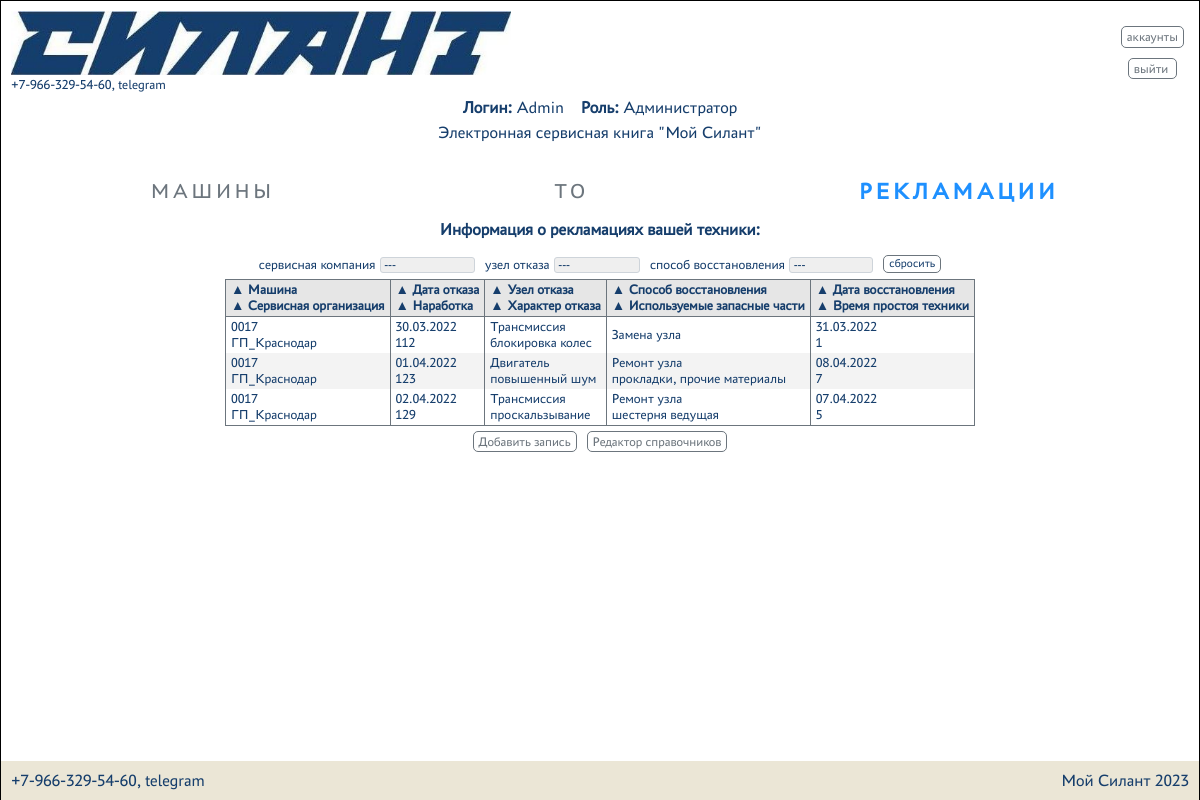
Page /reclamations (signed in) on the committed database.
### silant/models.py (models this page shows, shortened)
class Reclamations(models.Model):
    machine = models.ForeignKey(Machine, on_delete=models.CASCADE, verbose_name='Машина')
    service_company = models.ForeignKey(ServiceCompany, on_delete=models.CASCADE, verbose_name='Сервисная организация')
    date_of_refusal = models.DateField(verbose_name='Дата отказа')
    operating_time = models.IntegerField(verbose_name='Наработка м/час')
    failure_node = models.TextField(verbose_name='Узел отказа')
    description_failure = models.ForeignKey(DescriptionFailure, on_delete=models.CASCADE,
                                            verbose_name='Характер отказа')
    recovery_method = models.ForeignKey(RecoveryMethod, on_delete=models.CASCADE, verbose_name='Способ восстановления')
    parts_used = models.TextField(blank=True, verbose_name='Используемые запасные части')
    date_of_restoration = models.DateField(verbose_name='Дата восстановления')
    equipment_downtime = models.TextField(verbose_name='Время простоя техники')
    class Meta:
        verbose_name = 'Рекламации'
        verbose_name_plural = 'Рекламации'
        ordering = ['date_of_refusal']

class Machine(models.Model):
    factory_number = models.TextField(max_length=17, unique=True, db_index=True, verbose_name='Заводской номер')
    technique_model = models.ForeignKey(TechniqueModel, on_delete=models.CASCADE, db_index=True,
                                        verbose_name='Модель техники')
    engine_model = models.ForeignKey(EngineModel, on_delete=models.CASCADE, db_index=True,
                                     verbose_name='Модель двигателя')
    engine_number = models.TextField(max_length=17, verbose_name='Номер двигателя')
    transmission_model = models.ForeignKey(TransmissionModel, on_delete=models.CASCADE, db_index=True,
                                           verbose_name='Модель трансмиссии')
    transmission_number = models.TextField(max_length=50, verbose_name='Номер трансмиссии')
    drive_axle_model = models.ForeignKey(DriveAxleModel, on_delete=models.CASCADE, db_index=True,
                                         verbose_name='Модель ведущего моста')
    drive_axle_number = models.TextField(max_length=50, verbose_name='Номер ведущего моста')
    steerable_axle_model = models.ForeignKey(SteerableAxleModel, on_delete=models.CASCADE, db_index=True,
                                             verbose_name='Модель управляемого моста')
    steerable_axle_number = models.TextField(max_length=50, verbose_name='Номер управляемого моста')
    supply_contract = models.TextField(max_length=50, blank=True, verbose_name='Договор поставки №, дата.')
    date_of_shipment_from_the_factory = models.DateField(db_index=True, verbose_name='Дата отгрузки с завода')
    consignee = models.TextField(max_length=50, blank=True, verbose_name='Грузополучатель')
    delivery_address = models.TextField(max_length=300, blank=True, verbose_name='Адрес поставки')
    equipment = models.TextField(blank=True, verbose_name='Комплектация (доп. опции)')
    client = models.ForeignKey(CustomUser, on_delete=models.CASCADE, null=True, blank=True, verbose_name='Клиент')
    service_company = models.ForeignKey(ServiceCompany, null=True, on_delete=models.CASCADE, blank=True,
                                        verbose_name='Сервисная организация')
    def __str__(self):
        return f'{self.factory_number}'
    class Meta:
        verbose_name = 'Машины'
        verbose_name_plural = 'Машины'
        ordering = ['date_of_shipment_from_the_factory']

class ServiceCompany(models.Model):
    user = models.OneToOneField(CustomUser, on_delete=models.CASCADE, verbose_name='Имя пользователя')
    name = models.TextField(unique=True, verbose_name='Название')
    description = models.TextField(blank=True, verbose_name='Описание')
    def __str__(self):
        return f'{self.name}'
    class Meta:
        verbose_name = 'Сервисные компании'
        verbose_name_plural = 'Сервисные компании'

class DescriptionFailure(models.Model):
    name = models.TextField(verbose_name='Название')
    description = models.TextField(blank=True, verbose_name='Описание')
    def __str__(self):
        return f'{self.name}'
    class Meta:
        verbose_name = 'Характер отказа'
        verbose_name_plural = 'Характер отказа'

class RecoveryMethod(models.Model):
    name = models.TextField(verbose_name='Название')
    description = models.TextField(blank=True, verbose_name='Описание')
    def __str__(self):
        return f'{self.name}'
    class Meta:
        verbose_name = 'Способ восстановления'
        verbose_name_plural = 'Способ восстановления'

### silant/views.py (the view, shortened to what this page needs)
# urls.py: path('reclamations', ReclamationsList.as_view(), name='reclamations'),
class ReclamationsList(PermissionRequiredMixin, ListView):
    permission_required = 'silant.view_reclamations'
    model = Reclamations
    template_name = 'reclamations.html'
    context_object_name = 'reclamations'
    def get_context_data(self, *args, **kwargs):
        context = super().get_context_data(*args, **kwargs)
        if self.request.GET.get('clear'):
            self.request.session.pop('order_by3', None)
            self.request.session.pop('fn', None)
            self.request.session.pop('rm', None)
            self.request.session.pop('sc3', None)
        if self.request.GET.get('order_by'):
            self.request.session['order_by3'] = self.request.GET.get('order_by')
        if not 'order_by3' in self.request.session:
            self.request.session['order_by3'] = 'date_of_refusal'
        order_by = self.request.session['order_by3']
        if order_by in ['recovery_method', 'service_company']:
            order_by = order_by + "__name"
        if self.request.GET.get('fn'):
            self.request.session['fn'] = self.request.GET.get('fn')
        context['fn'] = self.request.session['fn'] if "fn" in self.request.session else '---'
        if self.request.GET.get('rm'):
            self.request.session['rm'] = self.request.GET.get('rm')
        context['rm'] = self.request.session['rm'] if "rm" in self.request.session else '---'
        if self.request.GET.get('sc'):
            self.request.session['sc3'] = self.request.GET.get('sc')
        context['sc'] = self.request.session['sc3'] if "sc3" in self.request.session else '---'
        qs = qs_filter = Reclamations.objects.all()
        if "fn" in self.request.session:
            qs = qs.filter(failure_node=self.request.session['fn'])
        if "rm" in self.request.session:
            filter = RecoveryMethod.objects.get(name=self.request.session['rm'])
            qs = qs.filter(recovery_method=filter)
        if "sc3" in self.request.session:
            filter = ServiceCompany.objects.get(name=self.request.session['sc3']).id
            qs = qs.filter(service_company=filter)
        if self.request.user.groups.filter(name='admin').exists() or self.request.user.groups.filter(name='manager').exists():
            context['failure_node'] = set(qs_filter.values_list('failure_node', flat=True))
            context['recovery_method'] = set(qs_filter.values_list('recovery_method__name', flat=True))
            context['service_company'] = set(qs_filter.values_list('service_company__name', flat=True))
            context['reclamations'] = qs.order_by(order_by)
        else:
            context['reclamations'] = []
        return context

### silant/templates/reclamations.html (shortened to what this page needs)
{% extends 'default.html' %}
{% load auth_extras %}
{% block content %}
    <div class="div_full_horizontal_content_space_around">
        <a class="button_menu " href="{% url 'info' %}" role="button">Машины</a>
        <a class="button_menu" href="{% url 'maintenance' %}" role="button">ТО</a>
        <a class="button_menu active" href="{% url 'reclamations' %}" role="button">Рекламации</a>
    </div>
    {% if reclamations %}
        <h4 class="center">Информация о рекламациях вашей техники:</h4>
    {% endif %}
    <div class="left-right-wrap">
        <div class="div_item_filter">
            <span class="select_name">сервисная компания</span>
            <select class="select_filter" onchange="window.location.assign('?sc=' + this.value);">
                <option value="{{ sc }}">&nbsp;{{ sc }}&nbsp;</option>
            </select>
        </div>
        <div class="div_item_filter">
            <span class="select_name">узел отказа</span>
            <select class="select_filter" onchange="window.location.assign('?fn=' + this.value);">
                <option value="{{ fn }}">&nbsp;{{ fn }}&nbsp;</option>
            </select>
        </div>
        <div class="div_item_filter">
            <span class="select_name">способ восстановления</span>
            <select class="select_filter" onchange="window.location.assign('?rm=' + this.value);">
                <option value="{{ rm }}">&nbsp;{{ rm }}&nbsp;</option>
            </select>
        </div>
        <div class="div_item_filter">
            <a title="Очистить фильтры" class="button_reset" href="?clear=clear" role="button">сбросить</a>
        </div>
    </div>
    {% if reclamations %}
        <table class="small_font">
        <tr>
            <th><a title="Сортировать" href="?order_by=machine">&#9650; </a>Машина<br>
                <a title="Сортировать" href="?order_by=service_company">&#9650; </a>Сервисная организация</th>
            <th><a title="Сортировать" href="?order_by=date_of_refusal">&#9650; </a>Дата отказа<br>
                <a title="Сортировать" href="?order_by=operating_time">&#9650; </a>Наработка</th>
            <th><a title="Сортировать" href="?order_by=failure_node">&#9650; </a>Узел отказа<br>
                <a title="Сортировать" href="?order_by=description_failure">&#9650; </a>Характер отказа</th>
            <th><a title="Сортировать" href="?order_by=recovery_method">&#9650; </a>Способ восстановления<br>
                <a title="Сортировать" href="?order_by=parts_used">&#9650; </a>Используемые запасные части</th>
            <th><a title="Сортировать" href="?order_by=date_of_restoration">&#9650; </a>Дата восстановления<br>
                <a title="Сортировать" href="?order_by=equipment_downtime">&#9650; </a>Время простоя техники</th>
        </tr>
        {% for reclamation in reclamations %}
            <tr onclick="window.location.href='/reclamations/{{ reclamation.id }}'; return false" class="table_tr">
                <td class="td_slim">{{ reclamation.machine }}<br>
                    {{ reclamation.service_company }}</td>
                <td class="td_slim">{{ reclamation.date_of_refusal|date:"d.m.Y" }}<br>
                    {{ reclamation.operating_time }}</td>
                <td class="td_slim">{{ reclamation.failure_node }}<br>
                    {{ reclamation.description_failure }}</td>
                <td class="td_slim">{{ reclamation.recovery_method }}<br>
                    {{ reclamation.parts_used }}</td>
                <td class="td_slim">{{ reclamation.date_of_restoration|date:"d.m.Y" }}<br>
                    {{ reclamation.equipment_downtime }}</td>
            </tr>
        {% endfor %}
        </table>
        <div class="center">
            {% if reclamations %}
                {% if request.user|has_group:"service" or request.user|has_group:"manager" or request.user|has_group:"admin" %}
                    <a class="button slim" href="{% url 'create_reclamations' %}" role="button">Добавить запись</a>
                {% endif %}
            {% endif %}
            {% if request.user|has_group:"manager" or request.user|has_group:"admin" %}
                <a class="button slim" href="{% url 'reference_book' %}" role="button">Редактор справочников</a>
            {% endif %}
        </div>
    {% endif %}
{% endblock content %}

### silant/templates/fragments/username_group.html
{% load auth_extras %}
{% if user.is_authenticated %}
    <div class="center">
        <div><b>Логин:</b> {{ user.username }}&emsp;</div>
        <div>
            <b>Роль:</b>
            {% if request.user|has_group:"client" %}
                Клиент
            {% elif request.user|has_group:"service" %}
                Сервисная компания
            {% elif request.user|has_group:"manager" %}
                Менеджер
            {% elif request.user|has_group:"admin" %}
                Администратор
            {% endif %}
        </div>
    </div>
{% else %}
        <div class="center"><p>Вы не авторизовались</p></div>
{% endif %}

### static/css/style.css (style rules this page uses)
:root { --silant_black: #163E6C; --silant_red: #D20A11; --silant_beige: #EBE6D6; --silant_grey: #6c757d; --silant_light_grey: #e6e6e6; --silant_cell_grey: #f3f3f3; }
* { margin: 0; padding: 0; }
html { font-family: "PT-Astra-Sans_Regular"; line-height: 1.5; -webkit-text-size-adjust: 100%; -ms-text-size-adjust: 100%; -moz-text-size-adjust: 100%; -ms-overflow-style: scrollbar; -webkit-tap-highlight-color: rgba(0, 0, 0, 0); }
body { height: 100%; font-weight: 400; line-height: 1.5; color: var(--silant_black); }
h1, h2, h3, h4, h5, h6 { margin-top: 0; margin-bottom: 0.5rem; }
a { text-decoration: none !important; }
select { color: var(--silant_black); border: 1px solid #ced4da; border-radius: 0.25rem; }
.select_name { font-size: 0.8em; }
.select_filter { -webkit-appearance: none; appearance: none; padding: 0 5px 0 0; font-size: 0.7em; border-radius: 3px; }
.div_item_filter { width: fit-content; margin: auto 5px; }
.button_reset { border: 1px solid var(--silant_grey); text-decoration: none; border-radius: 5px; color: var(--silant_black); background: transparent; font-size: 0.7em; cursor: pointer; padding: 0 5px 2px 5px; }
table { border-bottom: 1px solid var(--silant_grey); border-top: 1px solid var(--silant_grey); border-collapse: collapse; text-align: left; border-spacing: 0; display: block; overflow-x: auto; max-width: fit-content; margin: auto; }
th { border-bottom: 1px solid var(--silant_grey); background-color: var(--silant_light_grey); padding: 2px 2px; white-space: nowrap; }
table a { text-decoration: none; color: var(--silant_black); }
th,td { padding: 2px 5px; border-right: 1px solid var(--silant_grey); border-left: 1px solid var(--silant_grey); }
.td_slim { max-width: 100px; overflow: hidden; text-overflow: ellipsis; white-space: nowrap; cursor: pointer; }
tr:nth-child(odd) { background: var(--silant_cell_grey); }
.small_font { font-size: 0.8em; }
.center { display: -webkit-flex; display: flex; justify-content: center; text-align: center; }
.left-right-wrap { display: -webkit-flex; display: flex; -webkit-flex-wrap: wrap; flex-wrap: wrap; justify-content: center; margin: 2px 0; }
.button { border: 1px solid var(--silant_grey); display: inline-block; text-decoration: none; border-radius: 5px; color: var(--silant_grey); background: transparent; cursor: pointer; }
.button.slim { padding: 0 5px; margin: 5px; }
.button_menu { color: var(--silant_grey); font-weight: 400; display: inline-block; text-decoration: none; text-transform: uppercase; letter-spacing: .2rem; border: none; padding: 10px 15px; border-radius: 9px; transition: 0.2s; }
.button_menu.active { color: #1e90ff; font-weight: 600; transform: scale(1.1); }
.div_full_horizontal_content_space_around { display: -webkit-flex; display: flex; justify-content: space-around; align-items: center; }

### static/css/mobile.css (style rules this page uses)
html { font-size: 15px; }
.button.slim { font-size: 11px; }

### static/css/760.css (style rules this page uses)
html { font-size: 17px; }
.button.slim { font-size: 13px; }
.button_menu { font-size: 21px; }

### static/css/360.css (style rules this page uses)
html { font-size: 15px; }
.button.slim { font-size: 11px; }
.button_menu { font-size: 16px; }

### static/css/1366.css (style rules this page uses)
html { font-size: 18px; }
.button.slim { font-size: 14px; }
.button_menu { font-size: 22px; }

### static/css/1536.css (style rules this page uses)
html { font-size: 19px; }
.button.slim { font-size: 15px; }
.button_menu { font-size: 23px; }

### rows in the picture
Reclamations: machine "0017", service_company "ГП_Краснодар", date_of_refusal "30.03.2022", operating_time "112", failure_node "Трансмиссия", description_failure "блокировка колес", recovery_method "Замена узла", date_of_restoration "31.03.2022", equipment_downtime "1"
Reclamations: machine "0017", service_company "ГП_Краснодар", date_of_refusal "01.04.2022", operating_time "123", failure_node "Двигатель", description_failure "повышенный шум", recovery_method "Ремонт узла", parts_used "прокладки, прочие материалы", date_of_restoration "08.04.2022", equipment_downtime "7"
Reclamations: machine "0017", service_company "ГП_Краснодар", date_of_refusal "02.04.2022", operating_time "129", failure_node "Трансмиссия", description_failure "проскальзывание", recovery_method "Ремонт узла", parts_used "шестерня ведущая", date_of_restoration "07.04.2022", equipment_downtime "5"

### other values in the picture
{{ user.username }} "Admin"
